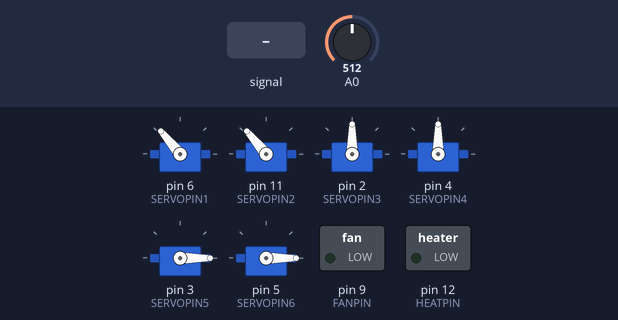
A sketch run on a simulated Arduino Uno, built with avr-gcc and run on an emulated ATmega328P. Parts: 6 × servo, switched loads named in the sketch (green lamp = pin HIGH). The inputs (shaded band) are chosen by the test bench; at power-on: A0 = 512. Random numbers use the default seed unless the sketch sets one; what the sketch prints to the serial monitor is not drawn.

Above: at 1.2 s.
1.3 s: A0 fed a 200 Hz sine of ±460 counts around its level
At 2.0 s:
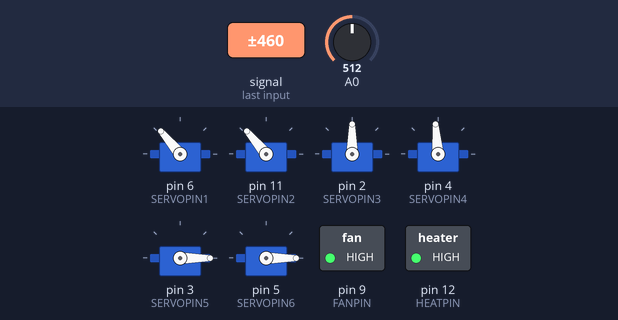
At 3.2 s:
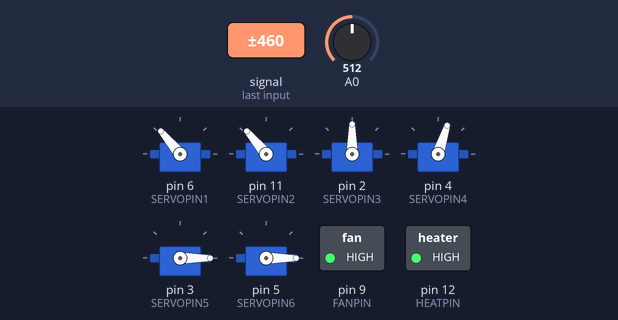
4.3 s: A0 set to 716
At 7.1 s:
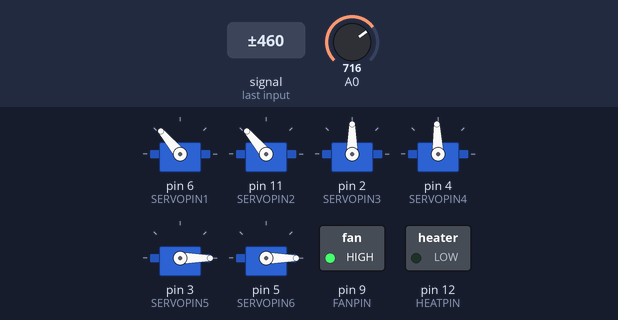
Timing chart, 0 to 25.8 s (numbered marks = the images above; inputs shaded):
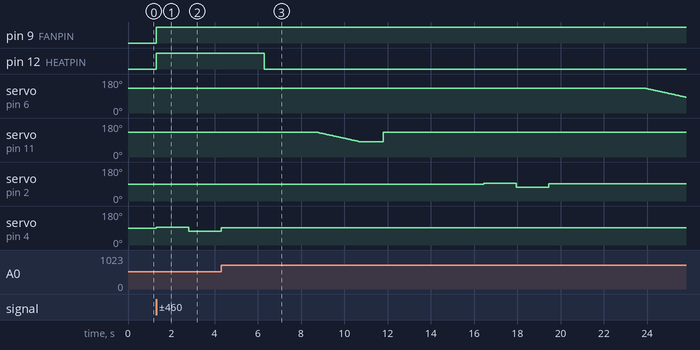

The sketch:

final.ino
```cpp
#include <Servo.h>

Servo motor1;
Servo motor2;
Servo motor3;
Servo motor4;
Servo motor5;
Servo motor6;


#define STARTPOS  130
#define KISSPOS   80
#define KISSSPD   40
#define KISSAFTER 1000

#define STARTPOS2 0
#define KISSPOS2  10
#define STARTPOS3 10
#define KISSPOS3  20
#define KISSTURN1 95
#define KISSTURN2 72
#define KISSSTOP  92
#define KISSWAIT  200
#define KISSDRAAI 1500

#define FANPIN    9
#define HEATPIN   12
#define SERVOPIN1 6   //b1
#define SERVOPIN2 11  //b2
#define SERVOPIN3 2   //z1
#define SERVOPIN4 4   //z2
#define SERVOPIN5 3   //b3
#define SERVOPIN6 5   //b4

int  curPress = 0;
bool  prvPress = false;
bool  runLoop  = false;

unsigned long prvKiss = 0UL;
unsigned long nxtKiss = 0UL;

unsigned long heatofftime = 0UL;
unsigned long heatontime = 0UL;


void setup() {
  Serial.begin(115200);
  pinMode(FANPIN, OUTPUT);
  pinMode(HEATPIN, OUTPUT);
  pinMode(SERVOPIN1, OUTPUT);
  pinMode(SERVOPIN2, OUTPUT);
  pinMode(SERVOPIN3, OUTPUT);
  pinMode(SERVOPIN4, OUTPUT);
  pinMode(SERVOPIN5, OUTPUT);
  pinMode(SERVOPIN6, OUTPUT);

  motor1.attach(SERVOPIN1); //blauw1
  motor1.write(STARTPOS);
  motor2.attach(SERVOPIN2); //blauw2
  motor2.write(STARTPOS);
  motor3.attach(SERVOPIN3); //zwart1
  motor4.attach(SERVOPIN4); //zwart2
  motor5.attach(SERVOPIN5); //blauw3
  motor5.write(STARTPOS2);
  motor6.attach(SERVOPIN6); //blauw4
  motor6.write(STARTPOS2);
  prvKiss = millis();
  nxtKiss = prvKiss;
}

void loop() {
  Serial.println(runLoop);
  button();
  if (runLoop) {
    if (millis() - heatofftime > 15000UL) {
       digitalWrite(HEATPIN, HIGH);
       heatontime = millis();
    }
    if (millis() - heatontime > 5000UL) {
      digitalWrite(HEATPIN, LOW);
      heatofftime = millis();
    }
    if (millis() - prvKiss > nxtKiss) {
      Serial.println(nxtKiss);
      int rnd = random(1,5);
      switch (rnd) {
        case 1:
          doKiss1();
          break;
        case 2:
          doKiss2();
          break;
        case 3:
          doKiss3();
          break;
        case 4:
          doKiss4();
          break;
        default:
          break;
      }

      nxtKiss = (unsigned long) random(3000, 5000);
      Serial.println(nxtKiss);
      prvKiss = millis();
    }
  }
}


void button() {
  curPress = analogRead(A0);
 // Serial.println(analogRead(A0));
  if ( curPress < 200 ) {
    if (prvPress == true) {
      runLoop = !runLoop;
      if (runLoop == true) {
        digitalWrite(FANPIN, HIGH);
        digitalWrite(HEATPIN, HIGH);
        heatontime = millis();
      } else {
        digitalWrite(FANPIN, LOW);
        digitalWrite(HEATPIN, LOW);
        heatofftime = millis();
      }
      prvPress = false;
    } else {
      // niks te doen
    }
  } else {
    prvPress = true;
  }
}


void doKiss1() {
  for(int i = STARTPOS; i >= KISSPOS; i = i-1){
        motor1.write(i);
          delay(KISSSPD);
        }
      delay(KISSAFTER);
      motor1.write(STARTPOS);
}

void doKiss2() {
  for(int i = STARTPOS; i >= KISSPOS; i = i-1){
        motor2.write(i);
          delay(KISSSPD);
        }
      delay(KISSAFTER);
      motor2.write(STARTPOS);
}

void doKiss3() {
   for(int i = STARTPOS2; i >= KISSPOS2; i = i-1){
//      motor5.write(i);
         delay(KISSWAIT);
        }
      motor3.write(KISSTURN1);
          delay(KISSDRAAI);
      motor3.write(KISSTURN2);
          delay(KISSDRAAI);
      motor3.write(KISSSTOP);
          delay(KISSWAIT);
//      motor5.write(STARTPOS2);
}

void doKiss4() {
   for(int i = STARTPOS3; i >= KISSPOS3; i = i-1){
//      motor6.write(i);
         delay(KISSWAIT);
        }
      motor4.write(KISSTURN1);
          delay(KISSDRAAI);
      motor4.write(KISSTURN2);
          delay(KISSDRAAI);
      motor4.write(KISSSTOP);
          delay(KISSWAIT);
//      motor6.write(STARTPOS3);
}
```

Measured:
- after the input at 1.3 s, pin 9 (FANPIN), pin 12 (HEATPIN): LOW → HIGH at once; servo on pin 4 (SERVOPIN4): 90° → 95° at once, → 72° 1.5 s later
